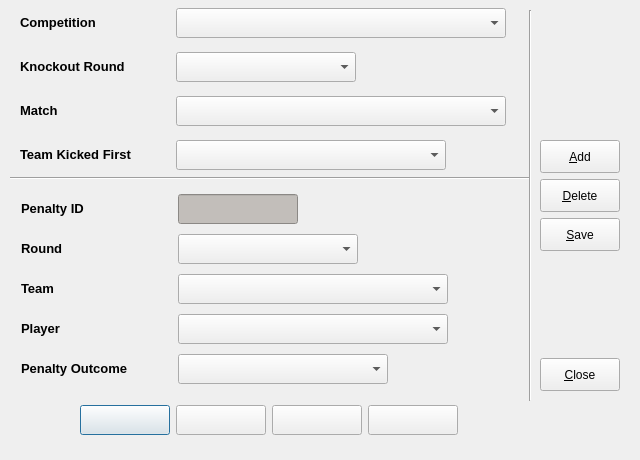
<?xml version="1.0" encoding="UTF-8"?>
<ui version="4.0">
 <class>PenShootoutEntryDlg</class>
 <widget class="QDialog" name="PenShootoutEntryDlg">
  <property name="geometry">
   <rect>
    <x>0</x>
    <y>0</y>
    <width>640</width>
    <height>460</height>
   </rect>
  </property>
  <property name="minimumSize">
   <size>
    <width>640</width>
    <height>460</height>
   </size>
  </property>
  <property name="maximumSize">
   <size>
    <width>640</width>
    <height>460</height>
   </size>
  </property>
  <property name="windowTitle">
   <string>Penalty Shootout Entry</string>
  </property>
  <widget class="QWidget" name="layoutWidget_3">
   <property name="geometry">
    <rect>
     <x>80</x>
     <y>400</y>
     <width>381</width>
     <height>41</height>
    </rect>
   </property>
   <layout class="QHBoxLayout" name="horizontalLayout_2">
    <item>
     <widget class="QPushButton" name="firstEntry">
      <property name="minimumSize">
       <size>
        <width>90</width>
        <height>30</height>
       </size>
      </property>
      <property name="maximumSize">
       <size>
        <width>90</width>
        <height>30</height>
       </size>
      </property>
      <property name="toolTip">
       <string>First Entry</string>
      </property>
      <property name="text">
       <string/>
      </property>
      <property name="icon">
       <iconset resource="fmrd_resources.qrc">
        <normaloff>:/images/first.png</normaloff>:/images/first.png</iconset>
      </property>
     </widget>
    </item>
    <item>
     <widget class="QPushButton" name="prevEntry">
      <property name="minimumSize">
       <size>
        <width>90</width>
        <height>30</height>
       </size>
      </property>
      <property name="maximumSize">
       <size>
        <width>90</width>
        <height>30</height>
       </size>
      </property>
      <property name="toolTip">
       <string>Previous Entry</string>
      </property>
      <property name="text">
       <string/>
      </property>
      <property name="icon">
       <iconset resource="fmrd_resources.qrc">
        <normaloff>:/images/prev.png</normaloff>:/images/prev.png</iconset>
      </property>
     </widget>
    </item>
    <item>
     <widget class="QPushButton" name="nextEntry">
      <property name="minimumSize">
       <size>
        <width>90</width>
        <height>30</height>
       </size>
      </property>
      <property name="maximumSize">
       <size>
        <width>90</width>
        <height>30</height>
       </size>
      </property>
      <property name="toolTip">
       <string>Next Entry</string>
      </property>
      <property name="text">
       <string/>
      </property>
      <property name="icon">
       <iconset resource="fmrd_resources.qrc">
        <normaloff>:/images/next.png</normaloff>:/images/next.png</iconset>
      </property>
     </widget>
    </item>
    <item>
     <widget class="QPushButton" name="lastEntry">
      <property name="minimumSize">
       <size>
        <width>90</width>
        <height>30</height>
       </size>
      </property>
      <property name="maximumSize">
       <size>
        <width>90</width>
        <height>30</height>
       </size>
      </property>
      <property name="toolTip">
       <string>Last Entry</string>
      </property>
      <property name="text">
       <string/>
      </property>
      <property name="icon">
       <iconset resource="fmrd_resources.qrc">
        <normaloff>:/images/last.png</normaloff>:/images/last.png</iconset>
      </property>
     </widget>
    </item>
   </layout>
  </widget>
  <widget class="Line" name="line">
   <property name="geometry">
    <rect>
     <x>10</x>
     <y>170</y>
     <width>521</width>
     <height>16</height>
    </rect>
   </property>
   <property name="orientation">
    <enum>Qt::Horizontal</enum>
   </property>
  </widget>
  <widget class="Line" name="line_2">
   <property name="geometry">
    <rect>
     <x>520</x>
     <y>10</y>
     <width>20</width>
     <height>391</height>
    </rect>
   </property>
   <property name="orientation">
    <enum>Qt::Vertical</enum>
   </property>
  </widget>
  <widget class="QWidget" name="layoutWidget">
   <property name="geometry">
    <rect>
     <x>540</x>
     <y>140</y>
     <width>91</width>
     <height>251</height>
    </rect>
   </property>
   <layout class="QVBoxLayout" name="verticalLayout">
    <item>
     <widget class="QPushButton" name="addEntry">
      <property name="minimumSize">
       <size>
        <width>80</width>
        <height>33</height>
       </size>
      </property>
      <property name="maximumSize">
       <size>
        <width>80</width>
        <height>33</height>
       </size>
      </property>
      <property name="toolTip">
       <string>Add Entry</string>
      </property>
      <property name="text">
       <string>&amp;Add</string>
      </property>
      <property name="icon">
       <iconset resource="fmrd_resources.qrc">
        <normaloff>:/images/add.png</normaloff>:/images/add.png</iconset>
      </property>
     </widget>
    </item>
    <item>
     <widget class="QPushButton" name="deleteEntry">
      <property name="minimumSize">
       <size>
        <width>80</width>
        <height>33</height>
       </size>
      </property>
      <property name="maximumSize">
       <size>
        <width>80</width>
        <height>33</height>
       </size>
      </property>
      <property name="toolTip">
       <string>Delete Entry</string>
      </property>
      <property name="text">
       <string>&amp;Delete</string>
      </property>
      <property name="icon">
       <iconset resource="fmrd_resources.qrc">
        <normaloff>:/images/delete.png</normaloff>:/images/delete.png</iconset>
      </property>
     </widget>
    </item>
    <item>
     <widget class="QPushButton" name="saveEntry">
      <property name="minimumSize">
       <size>
        <width>80</width>
        <height>33</height>
       </size>
      </property>
      <property name="maximumSize">
       <size>
        <width>80</width>
        <height>33</height>
       </size>
      </property>
      <property name="toolTip">
       <string>Delete Entry</string>
      </property>
      <property name="text">
       <string>&amp;Save</string>
      </property>
      <property name="icon">
       <iconset resource="fmrd_resources.qrc">
        <normaloff>:/images/save.png</normaloff>:/images/save.png</iconset>
      </property>
     </widget>
    </item>
    <item>
     <spacer name="verticalSpacer_2">
      <property name="orientation">
       <enum>Qt::Vertical</enum>
      </property>
      <property name="sizeHint" stdset="0">
       <size>
        <width>20</width>
        <height>168</height>
       </size>
      </property>
     </spacer>
    </item>
    <item>
     <widget class="QPushButton" name="closeButton">
      <property name="minimumSize">
       <size>
        <width>80</width>
        <height>33</height>
       </size>
      </property>
      <property name="maximumSize">
       <size>
        <width>80</width>
        <height>33</height>
       </size>
      </property>
      <property name="toolTip">
       <string>Close Window</string>
      </property>
      <property name="text">
       <string>&amp;Close</string>
      </property>
      <property name="icon">
       <iconset resource="fmrd_resources.qrc">
        <normaloff>:/images/quit.png</normaloff>:/images/quit.png</iconset>
      </property>
     </widget>
    </item>
   </layout>
  </widget>
  <widget class="QWidget" name="">
   <property name="geometry">
    <rect>
     <x>20</x>
     <y>0</y>
     <width>488</width>
     <height>181</height>
    </rect>
   </property>
   <layout class="QGridLayout" name="gridLayout">
    <item row="0" column="0">
     <widget class="QLabel" name="label">
      <property name="minimumSize">
       <size>
        <width>150</width>
        <height>30</height>
       </size>
      </property>
      <property name="maximumSize">
       <size>
        <width>150</width>
        <height>30</height>
       </size>
      </property>
      <property name="text">
       <string>&lt;!DOCTYPE HTML PUBLIC &quot;-//W3C//DTD HTML 4.0//EN&quot; &quot;http://www.w3.org/TR/REC-html40/strict.dtd&quot;&gt;
&lt;html&gt;&lt;head&gt;&lt;meta name=&quot;qrichtext&quot; content=&quot;1&quot; /&gt;&lt;style type=&quot;text/css&quot;&gt;
p, li { white-space: pre-wrap; }
&lt;/style&gt;&lt;/head&gt;&lt;body style=&quot; font-family:'Sans'; font-size:10pt; font-weight:400; font-style:normal;&quot;&gt;
&lt;p style=&quot; margin-top:0px; margin-bottom:0px; margin-left:0px; margin-right:0px; -qt-block-indent:0; text-indent:0px;&quot;&gt;&lt;span style=&quot; font-weight:600;&quot;&gt;Competition&lt;/span&gt;&lt;/p&gt;&lt;/body&gt;&lt;/html&gt;</string>
      </property>
     </widget>
    </item>
    <item row="0" column="1">
     <widget class="QComboBox" name="compSelect">
      <property name="minimumSize">
       <size>
        <width>330</width>
        <height>30</height>
       </size>
      </property>
      <property name="maximumSize">
       <size>
        <width>330</width>
        <height>30</height>
       </size>
      </property>
      <property name="toolTip">
       <string>Name of competition</string>
      </property>
     </widget>
    </item>
    <item row="1" column="0">
     <widget class="QLabel" name="label_2">
      <property name="minimumSize">
       <size>
        <width>150</width>
        <height>30</height>
       </size>
      </property>
      <property name="maximumSize">
       <size>
        <width>150</width>
        <height>30</height>
       </size>
      </property>
      <property name="text">
       <string>&lt;!DOCTYPE HTML PUBLIC &quot;-//W3C//DTD HTML 4.0//EN&quot; &quot;http://www.w3.org/TR/REC-html40/strict.dtd&quot;&gt;
&lt;html&gt;&lt;head&gt;&lt;meta name=&quot;qrichtext&quot; content=&quot;1&quot; /&gt;&lt;style type=&quot;text/css&quot;&gt;
p, li { white-space: pre-wrap; }
&lt;/style&gt;&lt;/head&gt;&lt;body style=&quot; font-family:'Sans'; font-size:10pt; font-weight:400; font-style:normal;&quot;&gt;
&lt;p style=&quot; margin-top:0px; margin-bottom:0px; margin-left:0px; margin-right:0px; -qt-block-indent:0; text-indent:0px;&quot;&gt;&lt;span style=&quot; font-weight:600;&quot;&gt;Knockout Round&lt;/span&gt;&lt;/p&gt;&lt;/body&gt;&lt;/html&gt;</string>
      </property>
     </widget>
    </item>
    <item row="1" column="1">
     <widget class="QComboBox" name="koroundSelect">
      <property name="minimumSize">
       <size>
        <width>180</width>
        <height>30</height>
       </size>
      </property>
      <property name="maximumSize">
       <size>
        <width>180</width>
        <height>30</height>
       </size>
      </property>
      <property name="toolTip">
       <string>Knockout round</string>
      </property>
     </widget>
    </item>
    <item row="2" column="0">
     <widget class="QLabel" name="label_3">
      <property name="minimumSize">
       <size>
        <width>150</width>
        <height>30</height>
       </size>
      </property>
      <property name="maximumSize">
       <size>
        <width>150</width>
        <height>30</height>
       </size>
      </property>
      <property name="text">
       <string>&lt;!DOCTYPE HTML PUBLIC &quot;-//W3C//DTD HTML 4.0//EN&quot; &quot;http://www.w3.org/TR/REC-html40/strict.dtd&quot;&gt;
&lt;html&gt;&lt;head&gt;&lt;meta name=&quot;qrichtext&quot; content=&quot;1&quot; /&gt;&lt;style type=&quot;text/css&quot;&gt;
p, li { white-space: pre-wrap; }
&lt;/style&gt;&lt;/head&gt;&lt;body style=&quot; font-family:'Sans'; font-size:10pt; font-weight:400; font-style:normal;&quot;&gt;
&lt;p style=&quot; margin-top:0px; margin-bottom:0px; margin-left:0px; margin-right:0px; -qt-block-indent:0; text-indent:0px;&quot;&gt;&lt;span style=&quot; font-weight:600;&quot;&gt;Match&lt;/span&gt;&lt;/p&gt;&lt;/body&gt;&lt;/html&gt;</string>
      </property>
     </widget>
    </item>
    <item row="3" column="0">
     <widget class="QLabel" name="label_7">
      <property name="minimumSize">
       <size>
        <width>150</width>
        <height>30</height>
       </size>
      </property>
      <property name="maximumSize">
       <size>
        <width>150</width>
        <height>30</height>
       </size>
      </property>
      <property name="text">
       <string>&lt;!DOCTYPE HTML PUBLIC &quot;-//W3C//DTD HTML 4.0//EN&quot; &quot;http://www.w3.org/TR/REC-html40/strict.dtd&quot;&gt;
&lt;html&gt;&lt;head&gt;&lt;meta name=&quot;qrichtext&quot; content=&quot;1&quot; /&gt;&lt;style type=&quot;text/css&quot;&gt;
p, li { white-space: pre-wrap; }
&lt;/style&gt;&lt;/head&gt;&lt;body style=&quot; font-family:'Sans'; font-size:10pt; font-weight:400; font-style:normal;&quot;&gt;
&lt;p style=&quot; margin-top:0px; margin-bottom:0px; margin-left:0px; margin-right:0px; -qt-block-indent:0; text-indent:0px;&quot;&gt;&lt;span style=&quot; font-weight:600;&quot;&gt;Team Kicked First&lt;/span&gt;&lt;/p&gt;&lt;/body&gt;&lt;/html&gt;</string>
      </property>
     </widget>
    </item>
    <item row="3" column="1">
     <widget class="QComboBox" name="penFirstSelect">
      <property name="minimumSize">
       <size>
        <width>270</width>
        <height>30</height>
       </size>
      </property>
      <property name="maximumSize">
       <size>
        <width>270</width>
        <height>30</height>
       </size>
      </property>
      <property name="toolTip">
       <string>Team shooting first in penalty shootout</string>
      </property>
     </widget>
    </item>
    <item row="2" column="1">
     <widget class="QComboBox" name="matchSelect">
      <property name="minimumSize">
       <size>
        <width>330</width>
        <height>30</height>
       </size>
      </property>
      <property name="maximumSize">
       <size>
        <width>330</width>
        <height>30</height>
       </size>
      </property>
      <property name="toolTip">
       <string>Match in knockout stage</string>
      </property>
     </widget>
    </item>
   </layout>
  </widget>
  <widget class="QWidget" name="">
   <property name="geometry">
    <rect>
     <x>20</x>
     <y>190</y>
     <width>431</width>
     <height>201</height>
    </rect>
   </property>
   <layout class="QGridLayout" name="gridLayout_2">
    <item row="0" column="0">
     <widget class="QLabel" name="label_4">
      <property name="minimumSize">
       <size>
        <width>120</width>
        <height>30</height>
       </size>
      </property>
      <property name="maximumSize">
       <size>
        <width>120</width>
        <height>30</height>
       </size>
      </property>
      <property name="text">
       <string>&lt;!DOCTYPE HTML PUBLIC &quot;-//W3C//DTD HTML 4.0//EN&quot; &quot;http://www.w3.org/TR/REC-html40/strict.dtd&quot;&gt;
&lt;html&gt;&lt;head&gt;&lt;meta name=&quot;qrichtext&quot; content=&quot;1&quot; /&gt;&lt;style type=&quot;text/css&quot;&gt;
p, li { white-space: pre-wrap; }
&lt;/style&gt;&lt;/head&gt;&lt;body style=&quot; font-family:'Sans'; font-size:10pt; font-weight:400; font-style:normal;&quot;&gt;
&lt;p style=&quot; margin-top:0px; margin-bottom:0px; margin-left:0px; margin-right:0px; -qt-block-indent:0; text-indent:0px;&quot;&gt;&lt;span style=&quot; font-weight:600;&quot;&gt;Penalty ID&lt;/span&gt;&lt;/p&gt;&lt;/body&gt;&lt;/html&gt;</string>
      </property>
     </widget>
    </item>
    <item row="0" column="1">
     <widget class="QLineEdit" name="shootoutID_display">
      <property name="minimumSize">
       <size>
        <width>120</width>
        <height>30</height>
       </size>
      </property>
      <property name="maximumSize">
       <size>
        <width>120</width>
        <height>30</height>
       </size>
      </property>
      <property name="styleSheet">
       <string notr="true">background-color: rgb(194, 190, 186);</string>
      </property>
      <property name="maxLength">
       <number>7</number>
      </property>
      <property name="readOnly">
       <bool>true</bool>
      </property>
     </widget>
    </item>
    <item row="1" column="0">
     <widget class="QLabel" name="label_8">
      <property name="minimumSize">
       <size>
        <width>150</width>
        <height>30</height>
       </size>
      </property>
      <property name="maximumSize">
       <size>
        <width>150</width>
        <height>30</height>
       </size>
      </property>
      <property name="text">
       <string>&lt;!DOCTYPE HTML PUBLIC &quot;-//W3C//DTD HTML 4.0//EN&quot; &quot;http://www.w3.org/TR/REC-html40/strict.dtd&quot;&gt;
&lt;html&gt;&lt;head&gt;&lt;meta name=&quot;qrichtext&quot; content=&quot;1&quot; /&gt;&lt;style type=&quot;text/css&quot;&gt;
p, li { white-space: pre-wrap; }
&lt;/style&gt;&lt;/head&gt;&lt;body style=&quot; font-family:'Sans'; font-size:10pt; font-weight:400; font-style:normal;&quot;&gt;
&lt;p style=&quot; margin-top:0px; margin-bottom:0px; margin-left:0px; margin-right:0px; -qt-block-indent:0; text-indent:0px;&quot;&gt;&lt;span style=&quot; font-weight:600;&quot;&gt;Round&lt;/span&gt;&lt;/p&gt;&lt;/body&gt;&lt;/html&gt;</string>
      </property>
     </widget>
    </item>
    <item row="1" column="1">
     <widget class="QComboBox" name="roundSelect">
      <property name="minimumSize">
       <size>
        <width>180</width>
        <height>30</height>
       </size>
      </property>
      <property name="maximumSize">
       <size>
        <width>180</width>
        <height>30</height>
       </size>
      </property>
      <property name="toolTip">
       <string>Shootout round</string>
      </property>
     </widget>
    </item>
    <item row="2" column="0">
     <widget class="QLabel" name="label_5">
      <property name="minimumSize">
       <size>
        <width>120</width>
        <height>30</height>
       </size>
      </property>
      <property name="maximumSize">
       <size>
        <width>120</width>
        <height>30</height>
       </size>
      </property>
      <property name="text">
       <string>&lt;!DOCTYPE HTML PUBLIC &quot;-//W3C//DTD HTML 4.0//EN&quot; &quot;http://www.w3.org/TR/REC-html40/strict.dtd&quot;&gt;
&lt;html&gt;&lt;head&gt;&lt;meta name=&quot;qrichtext&quot; content=&quot;1&quot; /&gt;&lt;style type=&quot;text/css&quot;&gt;
p, li { white-space: pre-wrap; }
&lt;/style&gt;&lt;/head&gt;&lt;body style=&quot; font-family:'Sans'; font-size:10pt; font-weight:400; font-style:normal;&quot;&gt;
&lt;p style=&quot; margin-top:0px; margin-bottom:0px; margin-left:0px; margin-right:0px; -qt-block-indent:0; text-indent:0px;&quot;&gt;&lt;span style=&quot; font-weight:600;&quot;&gt;Team&lt;/span&gt;&lt;/p&gt;&lt;/body&gt;&lt;/html&gt;</string>
      </property>
     </widget>
    </item>
    <item row="2" column="1">
     <widget class="QComboBox" name="teamSelect">
      <property name="minimumSize">
       <size>
        <width>270</width>
        <height>30</height>
       </size>
      </property>
      <property name="maximumSize">
       <size>
        <width>270</width>
        <height>30</height>
       </size>
      </property>
      <property name="toolTip">
       <string>Team of penalty kick taker</string>
      </property>
     </widget>
    </item>
    <item row="3" column="0">
     <widget class="QLabel" name="label_10">
      <property name="minimumSize">
       <size>
        <width>120</width>
        <height>30</height>
       </size>
      </property>
      <property name="maximumSize">
       <size>
        <width>120</width>
        <height>30</height>
       </size>
      </property>
      <property name="text">
       <string>&lt;!DOCTYPE HTML PUBLIC &quot;-//W3C//DTD HTML 4.0//EN&quot; &quot;http://www.w3.org/TR/REC-html40/strict.dtd&quot;&gt;
&lt;html&gt;&lt;head&gt;&lt;meta name=&quot;qrichtext&quot; content=&quot;1&quot; /&gt;&lt;style type=&quot;text/css&quot;&gt;
p, li { white-space: pre-wrap; }
&lt;/style&gt;&lt;/head&gt;&lt;body style=&quot; font-family:'Sans'; font-size:10pt; font-weight:400; font-style:normal;&quot;&gt;
&lt;p style=&quot; margin-top:0px; margin-bottom:0px; margin-left:0px; margin-right:0px; -qt-block-indent:0; text-indent:0px;&quot;&gt;&lt;span style=&quot; font-weight:600;&quot;&gt;Player&lt;/span&gt;&lt;/p&gt;&lt;/body&gt;&lt;/html&gt;</string>
      </property>
     </widget>
    </item>
    <item row="3" column="1">
     <widget class="QComboBox" name="playerSelect">
      <property name="minimumSize">
       <size>
        <width>270</width>
        <height>30</height>
       </size>
      </property>
      <property name="maximumSize">
       <size>
        <width>270</width>
        <height>30</height>
       </size>
      </property>
      <property name="toolTip">
       <string>Penalty kick taker</string>
      </property>
     </widget>
    </item>
    <item row="4" column="0">
     <widget class="QLabel" name="label_6">
      <property name="minimumSize">
       <size>
        <width>130</width>
        <height>30</height>
       </size>
      </property>
      <property name="maximumSize">
       <size>
        <width>130</width>
        <height>30</height>
       </size>
      </property>
      <property name="text">
       <string>&lt;!DOCTYPE HTML PUBLIC &quot;-//W3C//DTD HTML 4.0//EN&quot; &quot;http://www.w3.org/TR/REC-html40/strict.dtd&quot;&gt;
&lt;html&gt;&lt;head&gt;&lt;meta name=&quot;qrichtext&quot; content=&quot;1&quot; /&gt;&lt;style type=&quot;text/css&quot;&gt;
p, li { white-space: pre-wrap; }
&lt;/style&gt;&lt;/head&gt;&lt;body style=&quot; font-family:'Sans'; font-size:10pt; font-weight:400; font-style:normal;&quot;&gt;
&lt;p style=&quot; margin-top:0px; margin-bottom:0px; margin-left:0px; margin-right:0px; -qt-block-indent:0; text-indent:0px;&quot;&gt;&lt;span style=&quot; font-weight:600;&quot;&gt;Penalty Outcome&lt;/span&gt;&lt;/p&gt;&lt;/body&gt;&lt;/html&gt;</string>
      </property>
     </widget>
    </item>
    <item row="4" column="1">
     <widget class="QComboBox" name="penoutcomeSelect">
      <property name="minimumSize">
       <size>
        <width>210</width>
        <height>30</height>
       </size>
      </property>
      <property name="maximumSize">
       <size>
        <width>210</width>
        <height>30</height>
       </size>
      </property>
      <property name="toolTip">
       <string>Penalty kick outcome</string>
      </property>
     </widget>
    </item>
   </layout>
  </widget>
 </widget>
 <resources>
  <include location="fmrd_resources.qrc"/>
 </resources>
 <connections/>
</ui>
